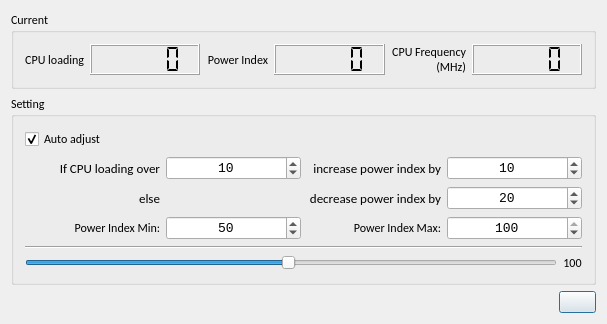
<?xml version="1.0" encoding="UTF-8"?>
<ui version="4.0">
 <class>CpuPowerRegulatorClass</class>
 <widget class="QDialog" name="CpuPowerRegulatorClass">
  <property name="geometry">
   <rect>
    <x>0</x>
    <y>0</y>
    <width>607</width>
    <height>284</height>
   </rect>
  </property>
  <property name="minimumSize">
   <size>
    <width>0</width>
    <height>0</height>
   </size>
  </property>
  <property name="windowTitle">
   <string>CpuPowerRegulator</string>
  </property>
  <layout class="QGridLayout" name="gridLayout">
   <item row="0" column="0" colspan="4">
    <widget class="QGroupBox" name="groupBox">
     <property name="font">
      <font>
       <family>Calibri</family>
       <pointsize>9</pointsize>
      </font>
     </property>
     <property name="title">
      <string>Current</string>
     </property>
     <layout class="QHBoxLayout" name="horizontalLayout_2">
      <item>
       <layout class="QHBoxLayout" name="horizontalLayout" stretch="0,1,0,1,0,1">
        <item>
         <widget class="QLabel" name="label_5">
          <property name="text">
           <string>CPU loading</string>
          </property>
          <property name="alignment">
           <set>Qt::AlignRight|Qt::AlignTrailing|Qt::AlignVCenter</set>
          </property>
         </widget>
        </item>
        <item>
         <widget class="QLCDNumber" name="lcdNumber_currentCpuLoading">
          <property name="smallDecimalPoint">
           <bool>false</bool>
          </property>
          <property name="segmentStyle">
           <enum>QLCDNumber::Flat</enum>
          </property>
         </widget>
        </item>
        <item>
         <widget class="QLabel" name="label_6">
          <property name="text">
           <string>Power Index</string>
          </property>
          <property name="alignment">
           <set>Qt::AlignRight|Qt::AlignTrailing|Qt::AlignVCenter</set>
          </property>
         </widget>
        </item>
        <item>
         <widget class="QLCDNumber" name="lcdNumber_currentPowerIndex">
          <property name="segmentStyle">
           <enum>QLCDNumber::Flat</enum>
          </property>
         </widget>
        </item>
        <item>
         <widget class="QLabel" name="label_9">
          <property name="text">
           <string>CPU Frequency
(MHz)</string>
          </property>
          <property name="alignment">
           <set>Qt::AlignRight|Qt::AlignTrailing|Qt::AlignVCenter</set>
          </property>
         </widget>
        </item>
        <item>
         <widget class="QLCDNumber" name="lcdNumber_currentCpuFrequency">
          <property name="lineWidth">
           <number>1</number>
          </property>
          <property name="smallDecimalPoint">
           <bool>false</bool>
          </property>
          <property name="digitCount">
           <number>5</number>
          </property>
          <property name="segmentStyle">
           <enum>QLCDNumber::Flat</enum>
          </property>
         </widget>
        </item>
       </layout>
      </item>
     </layout>
    </widget>
   </item>
   <item row="1" column="0" colspan="4">
    <widget class="QGroupBox" name="groupBox_2">
     <property name="font">
      <font>
       <family>Calibri</family>
       <pointsize>9</pointsize>
      </font>
     </property>
     <property name="title">
      <string>Setting</string>
     </property>
     <layout class="QGridLayout" name="gridLayout_2">
      <item row="0" column="0" colspan="2">
       <layout class="QGridLayout" name="gridLayout_3">
        <item row="1" column="0">
         <widget class="QLabel" name="label">
          <property name="font">
           <font>
            <family>Calibri</family>
            <pointsize>10</pointsize>
           </font>
          </property>
          <property name="text">
           <string>If CPU loading over</string>
          </property>
          <property name="alignment">
           <set>Qt::AlignRight|Qt::AlignTrailing|Qt::AlignVCenter</set>
          </property>
         </widget>
        </item>
        <item row="1" column="3">
         <widget class="QSpinBox" name="spinBox_cpuLoadingUpStep">
          <property name="font">
           <font>
            <family>Consolas</family>
            <pointsize>10</pointsize>
           </font>
          </property>
          <property name="alignment">
           <set>Qt::AlignCenter</set>
          </property>
          <property name="minimum">
           <number>1</number>
          </property>
          <property name="value">
           <number>10</number>
          </property>
         </widget>
        </item>
        <item row="0" column="0">
         <widget class="QCheckBox" name="checkBox_autoAdjustPowerIndex">
          <property name="text">
           <string>Auto adjust</string>
          </property>
          <property name="checked">
           <bool>true</bool>
          </property>
         </widget>
        </item>
        <item row="5" column="3">
         <widget class="QSpinBox" name="spinBox_cpuPowerIndexMax">
          <property name="font">
           <font>
            <family>Consolas</family>
            <pointsize>10</pointsize>
           </font>
          </property>
          <property name="alignment">
           <set>Qt::AlignCenter</set>
          </property>
          <property name="minimum">
           <number>1</number>
          </property>
          <property name="maximum">
           <number>100</number>
          </property>
          <property name="value">
           <number>100</number>
          </property>
         </widget>
        </item>
        <item row="2" column="2">
         <widget class="QLabel" name="label_4">
          <property name="font">
           <font>
            <family>Calibri</family>
            <pointsize>10</pointsize>
           </font>
          </property>
          <property name="text">
           <string>decrease power index by</string>
          </property>
          <property name="alignment">
           <set>Qt::AlignRight|Qt::AlignTrailing|Qt::AlignVCenter</set>
          </property>
         </widget>
        </item>
        <item row="2" column="3">
         <widget class="QSpinBox" name="spinBox_cpuLoadingDownStep">
          <property name="font">
           <font>
            <family>Consolas</family>
            <pointsize>10</pointsize>
           </font>
          </property>
          <property name="alignment">
           <set>Qt::AlignCenter</set>
          </property>
          <property name="minimum">
           <number>1</number>
          </property>
          <property name="value">
           <number>20</number>
          </property>
         </widget>
        </item>
        <item row="1" column="1">
         <widget class="QSpinBox" name="spinBox_cpuLoadingThreshold">
          <property name="font">
           <font>
            <family>Consolas</family>
            <pointsize>10</pointsize>
           </font>
          </property>
          <property name="alignment">
           <set>Qt::AlignCenter</set>
          </property>
          <property name="minimum">
           <number>2</number>
          </property>
          <property name="value">
           <number>10</number>
          </property>
         </widget>
        </item>
        <item row="5" column="0">
         <widget class="QLabel" name="label_7">
          <property name="text">
           <string>Power Index Min:</string>
          </property>
          <property name="alignment">
           <set>Qt::AlignRight|Qt::AlignTrailing|Qt::AlignVCenter</set>
          </property>
         </widget>
        </item>
        <item row="5" column="2">
         <widget class="QLabel" name="label_8">
          <property name="text">
           <string>Power Index Max:</string>
          </property>
          <property name="alignment">
           <set>Qt::AlignRight|Qt::AlignTrailing|Qt::AlignVCenter</set>
          </property>
         </widget>
        </item>
        <item row="1" column="2">
         <widget class="QLabel" name="label_2">
          <property name="font">
           <font>
            <family>Calibri</family>
            <pointsize>10</pointsize>
           </font>
          </property>
          <property name="text">
           <string>increase power index by</string>
          </property>
          <property name="alignment">
           <set>Qt::AlignRight|Qt::AlignTrailing|Qt::AlignVCenter</set>
          </property>
         </widget>
        </item>
        <item row="5" column="1">
         <widget class="QSpinBox" name="spinBox_cpuPowerIndexMin">
          <property name="font">
           <font>
            <family>Consolas</family>
            <pointsize>10</pointsize>
           </font>
          </property>
          <property name="alignment">
           <set>Qt::AlignCenter</set>
          </property>
          <property name="minimum">
           <number>1</number>
          </property>
          <property name="maximum">
           <number>100</number>
          </property>
          <property name="value">
           <number>50</number>
          </property>
         </widget>
        </item>
        <item row="7" column="0" colspan="4">
         <layout class="QHBoxLayout" name="horizontalLayout_5">
          <item>
           <widget class="QSlider" name="horizontalSlider_manualPowerIndex">
            <property name="minimum">
             <number>1</number>
            </property>
            <property name="maximum">
             <number>100</number>
            </property>
            <property name="value">
             <number>50</number>
            </property>
            <property name="sliderPosition">
             <number>50</number>
            </property>
            <property name="orientation">
             <enum>Qt::Horizontal</enum>
            </property>
            <property name="tickPosition">
             <enum>QSlider::NoTicks</enum>
            </property>
            <property name="tickInterval">
             <number>1</number>
            </property>
           </widget>
          </item>
          <item>
           <widget class="QLabel" name="label_manualPowerIndexValue">
            <property name="text">
             <string>100</string>
            </property>
            <property name="alignment">
             <set>Qt::AlignCenter</set>
            </property>
           </widget>
          </item>
         </layout>
        </item>
        <item row="6" column="0" colspan="4">
         <widget class="Line" name="line">
          <property name="orientation">
           <enum>Qt::Horizontal</enum>
          </property>
         </widget>
        </item>
        <item row="2" column="0">
         <widget class="QLabel" name="label_3">
          <property name="font">
           <font>
            <family>Calibri</family>
            <pointsize>10</pointsize>
           </font>
          </property>
          <property name="text">
           <string>else</string>
          </property>
          <property name="alignment">
           <set>Qt::AlignRight|Qt::AlignTrailing|Qt::AlignVCenter</set>
          </property>
         </widget>
        </item>
       </layout>
      </item>
     </layout>
    </widget>
   </item>
   <item row="2" column="3">
    <widget class="QPushButton" name="pushButton_information">
     <property name="minimumSize">
      <size>
       <width>0</width>
       <height>0</height>
      </size>
     </property>
     <property name="styleSheet">
      <string notr="true">QPushButton#pushButton_information
{
    qproperty-icon: url(:/CpuPowerRegulator/icon/information-512x512.png);
	qproperty-iconSzie: 50px 50px;
	max-width: 35px;
	max-height: 35px;
}</string>
     </property>
     <property name="text">
      <string/>
     </property>
     <property name="autoDefault">
      <bool>true</bool>
     </property>
    </widget>
   </item>
  </layout>
 </widget>
 <layoutdefault spacing="6" margin="11"/>
 <resources>
  <include location="CpuPowerRegulator.qrc"/>
 </resources>
 <connections/>
</ui>
